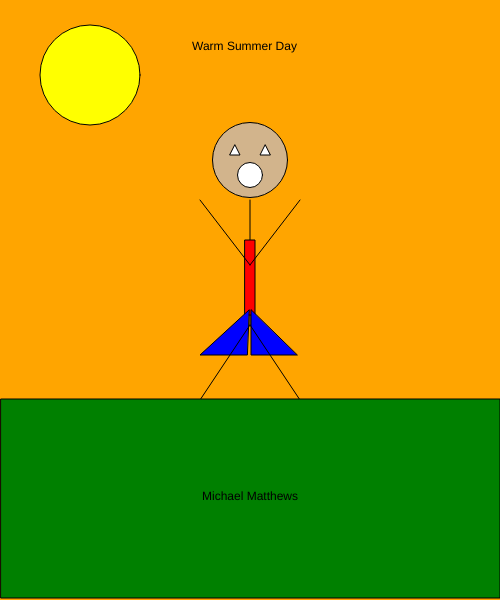
Frame 1 (no input)
Frame 60 (no input): identical to frame 1, image omitted
Frame 120 (the mouse pressed at the canvas centre since frame 60): identical to frame 1, image omitted

The p5.js sketch that drew this single still picture (run headless with seeded random() and noise() and a simulated clock; from frame 60 on, the mouse is pressed at the canvas centre):

// p5.js sketch
// ── sketch.js
function setup() {
  createCanvas(500, 600);
}

function draw() {
  background('orange');
  fill('tan');
  circle(250, 160, 75);
  line(250, 200, 250, 325);
  fill('red');
  rect(245,240,10,75)
  fill('blue');
  triangle(249, 310, 200, 355, 247, 355);
   triangle(251, 310, 251, 355, 297, 355);
  line(250,325,300,400);
  line(250,325,200, 400);
  line(250,265, 300, 200 );
  line(250, 265, 200, 200);
  fill('white');
  triangle(235, 145, 240, 155, 230, 155);
  triangle(265, 145, 260, 155, 270, 155);
  circle(250,175,25);
  fill('green');
  rect(1,399,499,199);
  point(90, 75);
  fill('yellow')
  circle(90,75,100)
  fill('black')
  text('Warm Summer Day', 192, 50);
  text('Michael Matthews', 202, 500)

}

// ── Self_Portrait.html
<html>

  <head>
    <title>First p5.js page</title>
    <script src="https://cdnjs.cloudflare.com/ajax/libs/p5.js/1.1.9/p5.min.js"></script>
    <script src="sketch.js"></script>

  </head>
  <body>

  </body>
</html>
